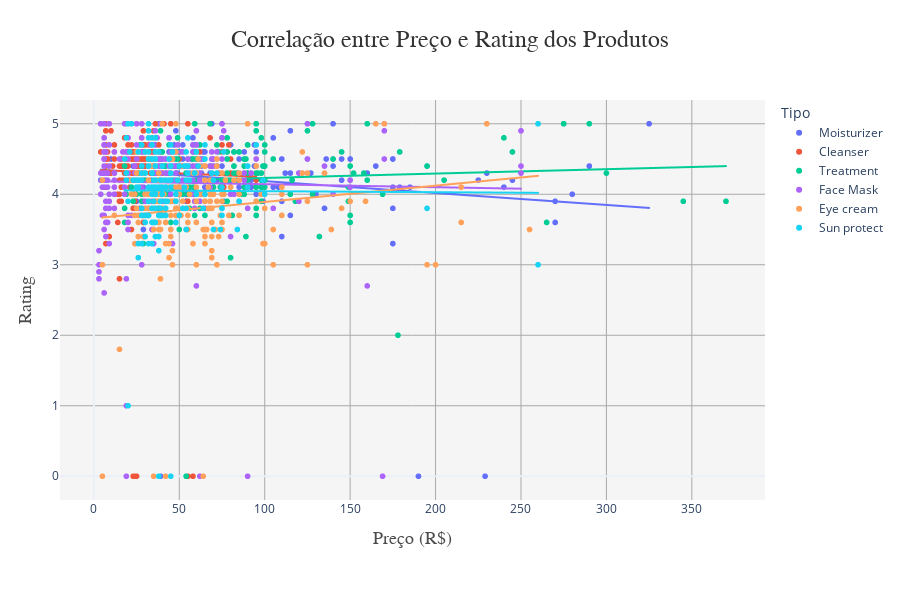

Notebook cell for this chart:
### Code cell
# correlação preço e Rating
# Cria o gráfico de dispersão
fig = px.scatter(
    df_cosmetics,
    x='Preco',
    y='Rating',
    color='Tipo',  # Cores por tipo de produto
    hover_data=['Marca'],  # Informações adicionais ao passar o mouse
    # Adiciona uma linha de tendência (Ordinary Least Squares)
    trendline='ols',
    color_discrete_sequence=px.colors.qualitative.Plotly  # Paleta de cores
)

# Atualiza o layout
fig.update_layout(
    title={
        'text': "Correlação entre Preço e Rating dos Produtos",
        'y': 0.95,  # Posição vertical do título
        'x': 0.5,   # Centraliza o título
        'xanchor': 'center',
        'yanchor': 'top'
    },
    title_font=dict(size=24, family='Arial, sans-serif', color='#333'),
    xaxis_title='Preço (R$)',
    yaxis_title='Rating',
    xaxis_title_font=dict(
        size=18, family='Arial, sans-serif', color='#4B4B4B'),
    yaxis_title_font=dict(
        size=18, family='Arial, sans-serif', color='#4B4B4B'),
    xaxis=dict(
        tickfont=dict(size=12),
        showgrid=True,
        gridcolor='darkgrey'  # Cor das linhas de grade
    ),
    yaxis=dict(
        tickfont=dict(size=12),
        showgrid=True,
        gridcolor='darkgrey'  # Cor das linhas de grade
    ),
    plot_bgcolor='whitesmoke',  # Fundo do gráfico em cinza claro
    paper_bgcolor='white',  # Fundo do papel
    template='plotly_white',  # Um template elegante e clean
    margin=dict(l=60, r=50, t=100, b=100),  # Ajusta as margens
    height=600,  # Tamanho do gráfico
    width=900,   # Largura do gráfico
)

# Exibe o gráfico
fig.show()

### Figure 1 — Plotly figure (JSON) as saved in the notebook; plotly's stock layout.template omitted (floating-point values rounded to 4 significant figures; data arrays with more than 128 entries replaced by an {"elided": "..."} marker saying what was removed)
{"data": [{"customdata": {"elided": "298x1 str values"}, "hovertemplate": "Tipo=Moisturizer<br>Preco=%{x}<br>Rating=%{y}<br>Marca=%{customdata[0]}<extra></extra>", "legendgroup": "Moisturizer", "marker": {"color": "#636EFA", "symbol": "circle"}, "mode": "markers", "name": "Moisturizer", "showlegend": true, "type": "scattergl", "x": {"elided": "298 int values"}, "xaxis": "x", "y": {"elided": "298 float values"}, "yaxis": "y"}, {"hovertemplate": "<b>OLS trendline</b><br>Rating = -0.00169053 * Preco + 4.35538<br>R<sup>2</sup>=0.028481<br><br>Tipo=Moisturizer<br>Preco=%{x}<br>Rating=%{y} <b>(trend)</b><extra></extra>", "legendgroup": "Moisturizer", "marker": {"color": "#636EFA", "symbol": "circle"}, "mode": "lines", "name": "Moisturizer", "showlegend": false, "type": "scattergl", "x": {"elided": "298 int values"}, "xaxis": "x", "y": {"elided": "298 float values"}, "yaxis": "y"}, {"customdata": {"elided": "281x1 str values"}, "hovertemplate": "Tipo=Cleanser<br>Preco=%{x}<br>Rating=%{y}<br>Marca=%{customdata[0]}<extra></extra>", "legendgroup": "Cleanser", "marker": {"color": "#EF553B", "symbol": "circle"}, "mode": "markers", "name": "Cleanser", "showlegend": true, "type": "scattergl", "x": {"elided": "281 int values"}, "xaxis": "x", "y": {"elided": "281 float values"}, "yaxis": "y"}, {"hovertemplate": "<b>OLS trendline</b><br>Rating = -0.00100729 * Preco + 4.34529<br>R<sup>2</sup>=0.000798<br><br>Tipo=Cleanser<br>Preco=%{x}<br>Rating=%{y} <b>(trend)</b><extra></extra>", "legendgroup": "Cleanser", "marker": {"color": "#EF553B", "symbol": "circle"}, "mode": "lines", "name": "Cleanser", "showlegend": false, "type": "scattergl", "x": {"elided": "281 int values"}, "xaxis": "x", "y": {"elided": "281 float values"}, "yaxis": "y"}, {"customdata": {"elided": "248x1 str values"}, "hovertemplate": "Tipo=Treatment<br>Preco=%{x}<br>Rating=%{y}<br>Marca=%{customdata[0]}<extra></extra>", "legendgroup": "Treatment", "marker": {"color": "#00CC96", "symbol": "circle"}, "mode": "markers", "name": "Treatment", "showlegend": true, "type": "scattergl", "x": {"elided": "248 int values"}, "xaxis": "x", "y": {"elided": "248 float values"}, "yaxis": "y"}, {"hovertemplate": "<b>OLS trendline</b><br>Rating = 0.000622501 * Preco + 4.16886<br>R<sup>2</sup>=0.005256<br><br>Tipo=Treatment<br>Preco=%{x}<br>Rating=%{y} <b>(trend)</b><extra></extra>", "legendgroup": "Treatment", "marker": {"color": "#00CC96", "symbol": "circle"}, "mode": "lines", "name": "Treatment", "showlegend": false, "type": "scattergl", "x": {"elided": "248 int values"}, "xaxis": "x", "y": {"elided": "248 float values"}, "yaxis": "y"}, {"customdata": {"elided": "266x1 str values"}, "hovertemplate": "Tipo=Face Mask<br>Preco=%{x}<br>Rating=%{y}<br>Marca=%{customdata[0]}<extra></extra>", "legendgroup": "Face Mask", "marker": {"color": "#AB63FA", "symbol": "circle"}, "mode": "markers", "name": "Face Mask", "showlegend": true, "type": "scattergl", "x": {"elided": "266 int values"}, "xaxis": "x", "y": {"elided": "266 float values"}, "yaxis": "y"}, {"hovertemplate": "<b>OLS trendline</b><br>Rating = -0.000426352 * Preco + 4.18509<br>R<sup>2</sup>=0.000598<br><br>Tipo=Face Mask<br>Preco=%{x}<br>Rating=%{y} <b>(trend)</b><extra></extra>", "legendgroup": "Face Mask", "marker": {"color": "#AB63FA", "symbol": "circle"}, "mode": "lines", "name": "Face Mask", "showlegend": false, "type": "scattergl", "x": {"elided": "266 int values"}, "xaxis": "x", "y": {"elided": "266 float values"}, "yaxis": "y"}, {"customdata": {"elided": "209x1 str values"}, "hovertemplate": "Tipo=Eye cream<br>Preco=%{x}<br>Rating=%{y}<br>Marca=%{customdata[0]}<extra></extra>", "legendgroup": "Eye cream", "marker": {"color": "#FFA15A", "symbol": "circle"}, "mode": "markers", "name": "Eye cream", "showlegend": true, "type": "scattergl", "x": {"elided": "209 int values"}, "xaxis": "x", "y": {"elided": "209 float values"}, "yaxis": "y"}, {"hovertemplate": "<b>OLS trendline</b><br>Rating = 0.00231543 * Preco + 3.65895<br>R<sup>2</sup>=0.019690<br><br>Tipo=Eye cream<br>Preco=%{x}<br>Rating=%{y} <b>(trend)</b><extra></extra>", "legendgroup": "Eye cream", "marker": {"color": "#FFA15A", "symbol": "circle"}, "mode": "lines", "name": "Eye cream", "showlegend": false, "type": "scattergl", "x": {"elided": "209 int values"}, "xaxis": "x", "y": {"elided": "209 float values"}, "yaxis": "y"}, {"customdata": {"elided": "170x1 str values"}, "hovertemplate": "Tipo=Sun protect<br>Preco=%{x}<br>Rating=%{y}<br>Marca=%{customdata[0]}<extra></extra>", "legendgroup": "Sun protect", "marker": {"color": "#19D3F3", "symbol": "circle"}, "mode": "markers", "name": "Sun protect", "showlegend": true, "type": "scattergl", "x": {"elided": "170 int values"}, "xaxis": "x", "y": {"elided": "170 float values"}, "yaxis": "y"}, {"hovertemplate": "<b>OLS trendline</b><br>Rating = -0.00014513 * Preco + 4.05784<br>R<sup>2</sup>=0.000048<br><br>Tipo=Sun protect<br>Preco=%{x}<br>Rating=%{y} <b>(trend)</b><extra></extra>", "legendgroup": "Sun protect", "marker": {"color": "#19D3F3", "symbol": "circle"}, "mode": "lines", "name": "Sun protect", "showlegend": false, "type": "scattergl", "x": {"elided": "170 int values"}, "xaxis": "x", "y": {"elided": "170 float values"}, "yaxis": "y"}], "layout": {"height": 600, "legend": {"title": {"text": "Tipo"}, "tracegroupgap": 0}, "margin": {"b": 100, "l": 60, "r": 50, "t": 100}, "paper_bgcolor": "white", "plot_bgcolor": "whitesmoke", "title": {"font": {"color": "#333", "family": "Arial, sans-serif", "size": 24}, "text": "Correlação entre Preço e Rating dos Produtos", "x": 0.5, "xanchor": "center", "y": 0.95, "yanchor": "top"}, "width": 900, "xaxis": {"anchor": "y", "domain": [0, 1], "gridcolor": "darkgrey", "showgrid": true, "tickfont": {"size": 12}, "title": {"font": {"color": "#4B4B4B", "family": "Arial, sans-serif", "size": 18}, "text": "Preço (R$)"}}, "yaxis": {"anchor": "x", "domain": [0, 1], "gridcolor": "darkgrey", "showgrid": true, "tickfont": {"size": 12}, "title": {"font": {"color": "#4B4B4B", "family": "Arial, sans-serif", "size": 18}, "text": "Rating"}}}}
